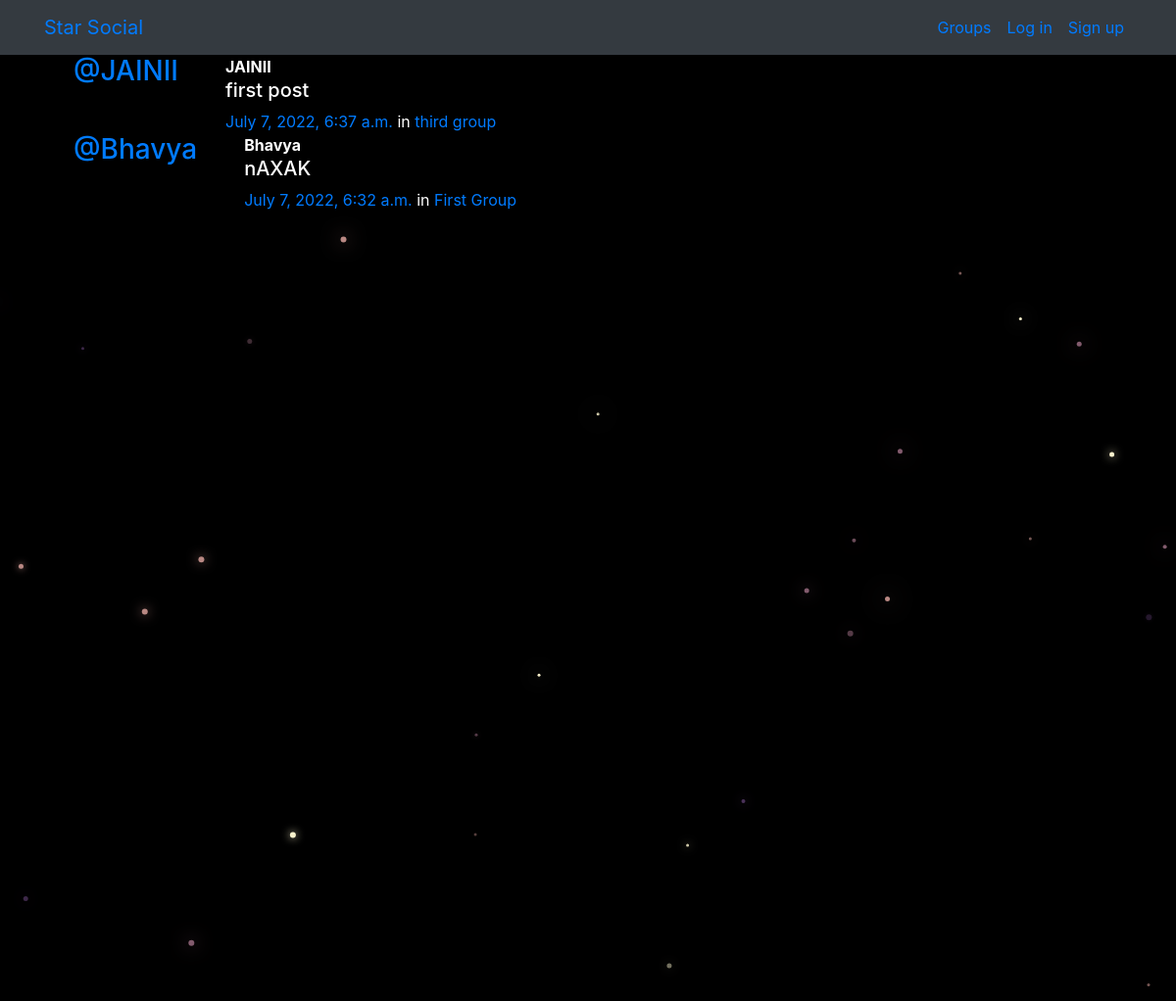
/posts/, run on the app's committed database.
### posts/models.py (models this page shows, shortened)
class Post(models.Model):
    user=models.ForeignKey(User,on_delete=models.CASCADE,related_name='posts')
    created_at=models.DateTimeField(auto_now=True)#autogenrated
    message=models.TextField()
    message_html=models.TextField(editable=False)
    group=models.ForeignKey(Group,on_delete=models.CASCADE,related_name='posts',null=True,blank=True)
    class Meta:
        ordering=['-created_at']
        unique_together=['user','message']

### groups/models.py (models this page shows, shortened)
class Group(models.Model):
     name=models.CharField(max_length=255,unique=True)
     slug=models.SlugField(allow_unicode=True,unique=True)#slug representation
     description=models.TextField(blank=True,default='')
     description_html=models.TextField(editable=False,default='',blank=True)
     members=models.ManyToManyField(User,through='GroupMember')
     class Meta:
         ordering=['name']

### posts/views.py (the view)
# urls.py: path('', views.PostList.as_view(), name="all"),
class PostList(SelectRelatedMixin, generic.ListView):
    model = models.Post
    select_related = ("user", "group")

### posts/templates/posts/post_list.html (shortened to what this page needs)
{% extends "posts/post_base.html" %}
{% block post_content %}
<div class="col-md-8">
    {% for post in post_list %}
     {% include "posts/_post.html" %}
    {% endfor %}
</div>
{% endblock %}

### posts/templates/posts/_post.html (shortened to what this page needs)
<div class="media">
	<h3 class="mr-5"><a href="{% url 'posts:for_user' username=post.user.username %}">@{{ post.user.username }}</a></h3>
	<div class="media-body">
		<strong>{{ post.user.username }}</strong>
		<h5>{{ post.message_html|safe }}</h5>
			<time class="time"><a href="{% url 'posts:single' username=post.user.username pk=post.pk %}">{{ post.created_at }}</a></time>
			{% if post.group %}
			<span class="group-name">in <a href="#">{{ post.group.name }}</a></span>
			{% endif %}
	</div>
</div>

### static/simplesocial/css/master.css (style rules this page uses)
body { margin: 0; overflow: hidden; background-color: black; color:white; }

### data on the page
Post: user.username "JAINII", message_html "first post", created_at "July 7, 2022, 6:37 a.m.", group.name "third group"
Post: user.username "Bhavya", message_html "nAXAK", created_at "July 7, 2022, 6:32 a.m.", group.name "First Group"
